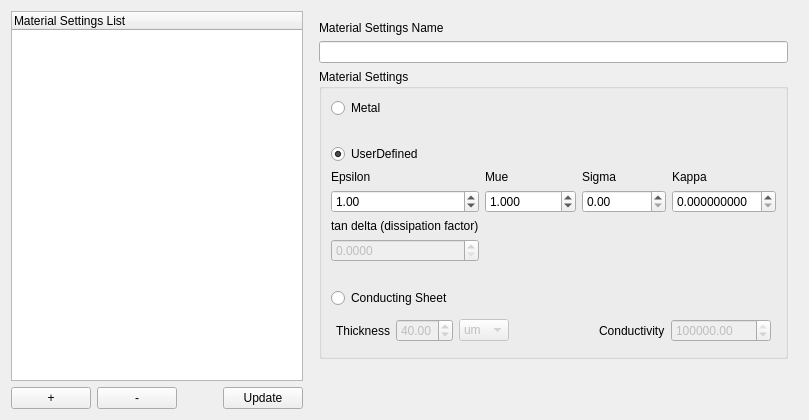
         <widget class="QWidget" name="materialSettingsTab">
          <attribute name="title">
           <string>Material Settings</string>
          </attribute>
          <layout class="QHBoxLayout" name="horizontalLayout_11">
           <item>
            <layout class="QVBoxLayout" name="verticalLayout_9">
             <property name="leftMargin">
              <number>0</number>
             </property>
             <property name="topMargin">
              <number>0</number>
             </property>
             <property name="rightMargin">
              <number>0</number>
             </property>
             <property name="bottomMargin">
              <number>0</number>
             </property>
             <item>
              <widget class="QTreeWidget" name="materialSettingsTreeView">
               <column>
                <property name="text">
                 <string notr="true">Material Settings List</string>
                </property>
               </column>
              </widget>
             </item>
             <item>
              <layout class="QHBoxLayout" name="horizontalLayout_12">
               <property name="leftMargin">
                <number>0</number>
               </property>
               <property name="topMargin">
                <number>0</number>
               </property>
               <property name="rightMargin">
                <number>0</number>
               </property>
               <property name="bottomMargin">
                <number>0</number>
               </property>
               <item>
                <widget class="QPushButton" name="materialSettingsAddButton">
                 <property name="text">
                  <string>+</string>
                 </property>
                </widget>
               </item>
               <item>
                <widget class="QPushButton" name="materialSettingsRemoveButton">
                 <property name="text">
                  <string>-</string>
                 </property>
                </widget>
               </item>
               <item>
                <spacer name="horizontalSpacer_6">
                 <property name="orientation">
                  <enum>Qt::Orientation::Horizontal</enum>
                 </property>
                 <property name="sizeHint" stdset="0">
                  <size>
                   <width>40</width>
                   <height>20</height>
                  </size>
                 </property>
                </spacer>
               </item>
               <item>
                <widget class="QPushButton" name="materialSettingsUpdateButton">
                 <property name="text">
                  <string>Update</string>
                 </property>
                </widget>
               </item>
              </layout>
             </item>
            </layout>
           </item>
           <item>
            <layout class="QVBoxLayout" name="verticalLayout_10">
             <property name="leftMargin">
              <number>10</number>
             </property>
             <property name="topMargin">
              <number>10</number>
             </property>
             <property name="rightMargin">
              <number>10</number>
             </property>
             <property name="bottomMargin">
              <number>10</number>
             </property>
             <item>
              <widget class="QLabel" name="label_17">
               <property name="text">
                <string>Material Settings Name</string>
               </property>
              </widget>
             </item>
             <item>
              <widget class="QLineEdit" name="materialSettingsNameInput"/>
             </item>
             <item>
              <widget class="QGroupBox" name="groupBox_2">
               <property name="title">
                <string>Material Settings</string>
               </property>
               <layout class="QVBoxLayout" name="verticalLayout_11">
                <item>
                 <widget class="QRadioButton" name="materialMetalRadioButton">
                  <property name="text">
                   <string>Metal</string>
                  </property>
                 </widget>
                </item>
                <item>
                 <spacer name="verticalSpacer_10">
                  <property name="orientation">
                   <enum>Qt::Orientation::Vertical</enum>
                  </property>
                  <property name="sizeType">
                   <enum>QSizePolicy::Policy::Preferred</enum>
                  </property>
                  <property name="sizeHint" stdset="0">
                   <size>
                    <width>20</width>
                    <height>20</height>
                   </size>
                  </property>
                 </spacer>
                </item>
                <item>
                 <widget class="QRadioButton" name="materialUserDefinedRadioButton">
                  <property name="text">
                   <string>UserDefined</string>
                  </property>
                  <property name="checked">
                   <bool>true</bool>
                  </property>
                 </widget>
                </item>
                <item>
                 <layout class="QGridLayout" name="gridLayout_2">
                  <property name="leftMargin">
                   <number>0</number>
                  </property>
                  <property name="topMargin">
                   <number>0</number>
                  </property>
                  <property name="rightMargin">
                   <number>0</number>
                  </property>
                  <property name="bottomMargin">
                   <number>0</number>
                  </property>
                  <item row="0" column="1">
                   <widget class="QLabel" name="label_7">
                    <property name="text">
                     <string>Epsilon</string>
                    </property>
                   </widget>
                  </item>
                  <item row="3" column="1">
                   <widget class="QLabel" name="label_120">
                    <property name="text">
                     <string>tan delta (dissipation factor)</string>
                    </property>
                   </widget>
                  </item>
                  <item row="2" column="1">
                   <widget class="QDoubleSpinBox" name="materialEpsilonNumberInput">
                    <property name="maximum">
                     <double>1000000.000000000000000</double>
                    </property>
                    <property name="value">
                     <double>1.000000000000000</double>
                    </property>
                   </widget>
                  </item>
                  <item row="2" column="4">
                   <widget class="QDoubleSpinBox" name="materialSigmaNumberInput">
                    <property name="maximum">
                     <double>9999999999999999455752309870428160.000000000000000</double>
                    </property>
                   </widget>
                  </item>
                  <item row="0" column="5">
                   <widget class="QLabel" name="label_9">
                    <property name="text">
                     <string>Kappa</string>
                    </property>
                   </widget>
                  </item>
                  <item row="2" column="5">
                   <widget class="QDoubleSpinBox" name="materialKappaNumberInput">
                    <property name="decimals">
                     <number>9</number>
                    </property>
                   </widget>
                  </item>
                  <item row="0" column="3">
                   <widget class="QLabel" name="label_8">
                    <property name="text">
                     <string>Mue</string>
                    </property>
                   </widget>
                  </item>
                  <item row="0" column="4">
                   <widget class="QLabel" name="label_10">
                    <property name="text">
                     <string>Sigma</string>
                    </property>
                   </widget>
                  </item>
                  <item row="2" column="3">
                   <widget class="QDoubleSpinBox" name="materialMueNumberInput">
                    <property name="decimals">
                     <number>3</number>
                    </property>
                    <property name="maximum">
                     <double>1000000.000000000000000</double>
                    </property>
                    <property name="value">
                     <double>1.000000000000000</double>
                    </property>
                   </widget>
                  </item>
                  <item row="4" column="1">
                   <widget class="QDoubleSpinBox" name="materialTanDeltaNumberInput">
                    <property name="enabled">
                     <bool>false</bool>
                    </property>
                    <property name="decimals">
                     <number>4</number>
                    </property>
                    <property name="maximum">
                     <double>1000000.000000000000000</double>
                    </property>
                    <property name="value">
                     <double>0.000000000000000</double>
                    </property>
                   </widget>
                  </item>
                 </layout>
                </item>
                <item>
                 <spacer name="verticalSpacer_11">
                  <property name="orientation">
                   <enum>Qt::Orientation::Vertical</enum>
                  </property>
                  <property name="sizeType">
                   <enum>QSizePolicy::Policy::Preferred</enum>
                  </property>
                  <property name="sizeHint" stdset="0">
                   <size>
                    <width>20</width>
                    <height>20</height>
                   </size>
                  </property>
                 </spacer>
                </item>
                <item>
                 <layout class="QHBoxLayout" name="horizontalLayout_5">
                  <property name="leftMargin">
                   <number>0</number>
                  </property>
                  <property name="topMargin">
                   <number>0</number>
                  </property>
                  <property name="rightMargin">
                   <number>0</number>
                  </property>
                  <property name="bottomMargin">
                   <number>0</number>
                  </property>
                  <item>
                   <widget class="QRadioButton" name="materialConductingSheetRadioButton">
                    <property name="text">
                     <string>Conducting Sheet</string>
                    </property>
                    <property name="checked">
                     <bool>false</bool>
                    </property>
                   </widget>
                  </item>
                  <item>
                   <spacer name="horizontalSpacer_11">
                    <property name="orientation">
                     <enum>Qt::Orientation::Horizontal</enum>
                    </property>
                    <property name="sizeHint" stdset="0">
                     <size>
                      <width>40</width>
                      <height>20</height>
                     </size>
                    </property>
                   </spacer>
                  </item>
                 </layout>
                </item>
                <item>
                 <layout class="QHBoxLayout" name="horizontalLayout_25">
                  <property name="leftMargin">
                   <number>5</number>
                  </property>
                  <property name="topMargin">
                   <number>5</number>
                  </property>
                  <property name="rightMargin">
                   <number>5</number>
                  </property>
                  <property name="bottomMargin">
                   <number>5</number>
                  </property>
                  <item>
                   <widget class="QLabel" name="label_28">
                    <property name="text">
                     <string>Thickness</string>
                    </property>
                   </widget>
                  </item>
                  <item>
                   <widget class="QDoubleSpinBox" name="materialConductingSheetThickness">
                    <property name="enabled">
                     <bool>false</bool>
                    </property>
                    <property name="singleStep">
                     <double>0.100000000000000</double>
                    </property>
                    <property name="value">
                     <double>40.000000000000000</double>
                    </property>
                   </widget>
                  </item>
                  <item>
                   <widget class="QComboBox" name="materialConductingSheetUnits">
                    <property name="enabled">
                     <bool>false</bool>
                    </property>
                    <property name="currentIndex">
                     <number>3</number>
                    </property>
                    <item>
                     <property name="text">
                      <string>m</string>
                     </property>
                    </item>
                    <item>
                     <property name="text">
                      <string>cm</string>
                     </property>
                    </item>
                    <item>
                     <property name="text">
                      <string>mm</string>
                     </property>
                    </item>
                    <item>
                     <property name="text">
                      <string>um</string>
                     </property>
                    </item>
                    <item>
                     <property name="text">
                      <string>nm</string>
                     </property>
                    </item>
                    <item>
                     <property name="text">
                      <string>pm</string>
                     </property>
                    </item>
                   </widget>
                  </item>
                  <item>
                   <spacer name="horizontalSpacer_22">
                    <property name="orientation">
                     <enum>Qt::Orientation::Horizontal</enum>
                    </property>
                    <property name="sizeHint" stdset="0">
                     <size>
                      <width>40</width>
                      <height>20</height>
                     </size>
                    </property>
                   </spacer>
                  </item>
                  <item>
                   <widget class="QLabel" name="label_56">
                    <property name="text">
                     <string>Conductivity</string>
                    </property>
                   </widget>
                  </item>
                  <item>
                   <widget class="QDoubleSpinBox" name="materialConductingSheetConductivity">
                    <property name="enabled">
                     <bool>false</bool>
                    </property>
                    <property name="minimumSize">
                     <size>
                      <width>100</width>
                      <height>0</height>
                     </size>
                    </property>
                    <property name="maximum">
                     <double>1000000000000.000000000000000</double>
                    </property>
                    <property name="singleStep">
                     <double>1000.000000000000000</double>
                    </property>
                    <property name="value">
                     <double>50000000.000000000000000</double>
                    </property>
                   </widget>
                  </item>
                 </layout>
                </item>
               </layout>
              </widget>
             </item>
             <item>
              <spacer name="verticalSpacer_4">
               <property name="orientation">
                <enum>Qt::Orientation::Vertical</enum>
               </property>
               <property name="sizeHint" stdset="0">
                <size>
                 <width>20</width>
                 <height>40</height>
                </size>
               </property>
              </spacer>
             </item>
            </layout>
           </item>
          </layout>
         </widget>
